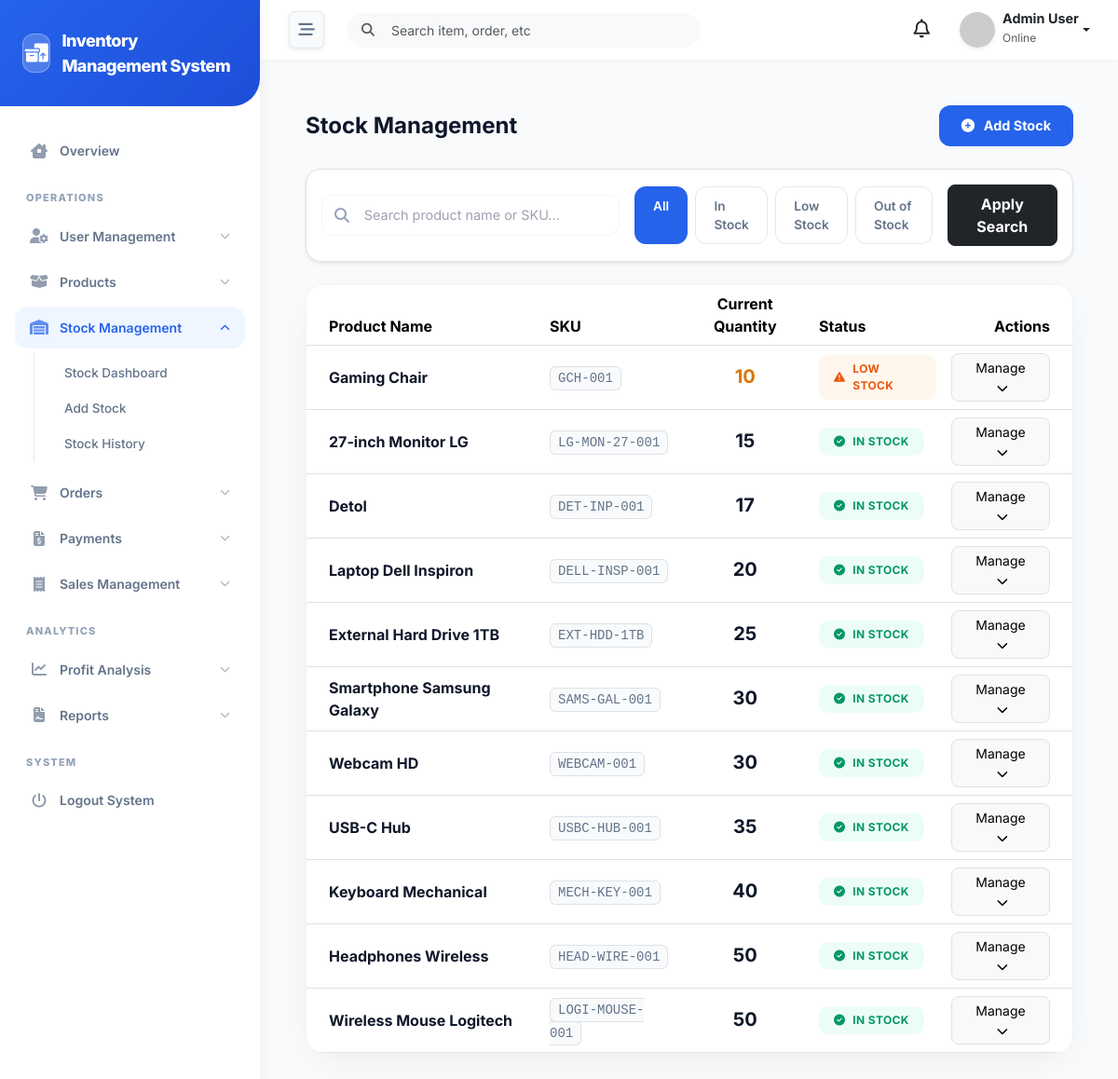
The page /admin/stock/index.php (signed in) on the database its author committed.
### tables this page shows
CREATE TABLE `products` (
  `id` int(11) NOT NULL,
  `name` varchar(150) NOT NULL,
  `sku` varchar(100) DEFAULT NULL,
  `cost_price` decimal(10,2) NOT NULL,
  `selling_price` decimal(10,2) NOT NULL,
  `status` enum('active','inactive') DEFAULT 'active',
  `created_at` timestamp NOT NULL DEFAULT current_timestamp(),
  `updated_at` timestamp NOT NULL DEFAULT current_timestamp() ON UPDATE current_timestamp()
);

### admin/stock/index.php (the view, shortened to what this page needs)
<?php
require_once __DIR__ . '/../../config/db.php';
$page_title = "Stock Management";
$search = isset($_GET['search']) ? sanitize($_GET['search']) : '';
$status_filter = isset($_GET['status']) ? sanitize($_GET['status']) : '';
$query = "SELECT p.*, COALESCE(s.quantity, 0) as stock_quantity
          FROM products p
          LEFT JOIN product_stock s ON p.id = s.product_id
          WHERE 1=1";
$params = [];
$query .= " ORDER BY COALESCE(s.quantity, 0) ASC, p.name ASC";
try {
    $stmt = $pdo->prepare($query);
    $stmt->execute($params);
    $products = $stmt->fetchAll();
} catch (PDOException $e) {
    $products = [];
}
include '../../includes/header.php';
include '../../includes/sidebar.php';
include '../../includes/navbar.php';
?>
<div class="px-4 py-4">
    <div class="d-flex align-items-center justify-content-between mb-4">
        <h1 class="h4 fw-bold text-slate-900 mb-0"><?= $page_title ?></h1>
        <a href="add_stock.php" class="btn-add px-4">
            <i class="fa-solid fa-plus-circle"></i>
            <span>Add Stock</span>
        </a>
    </div>
    <div class="bg-white p-3 rounded-4 border border-slate-100 shadow-sm mb-4">
        <form method="GET" class="row g-3 align-items-center">
            <div class="col-lg-5">
                <div class="search-wrapper">
                    <i class="fa-solid fa-magnifying-glass search-icon"></i>
                    <input type="text" name="search" class="search-input" placeholder="Search product name or SKU..." value="<?= htmlspecialchars($search) ?>">
                </div>
            </div>
            <div class="col-lg-5">
                <div class="d-flex gap-2">
                    <a href="?status=&search=<?= urlencode($search) ?>" class="filter-btn <?= $status_filter == '' ? 'active' : '' ?>">All</a>
                    <a href="?status=in_stock&search=<?= urlencode($search) ?>" class="filter-btn <?= $status_filter == 'in_stock' ? 'active' : '' ?>">In Stock</a>
                    <a href="?status=low_stock&search=<?= urlencode($search) ?>" class="filter-btn <?= $status_filter == 'low_stock' ? 'active' : '' ?>">Low Stock</a>
                    <a href="?status=out_of_stock&search=<?= urlencode($search) ?>" class="filter-btn <?= $status_filter == 'out_of_stock' ? 'active' : '' ?>">Out of Stock</a>
                </div>
            </div>
            <div class="col-lg-2">
                <button type="submit" class="btn btn-dark w-100 py-2 rounded-3 fw-bold">Apply Search</button>
            </div>
        </form>
    </div>
    <div class="table-container">
        <div class="table-responsive">
            <table class="table mb-0 align-middle">
                <thead>
                    <tr>
                        <th class="ps-4">Product Name</th>
                        <th>SKU</th>
                        <th class="text-center">Current Quantity</th>
                        <th>Status</th>
                        <th class="text-end pe-4">Actions</th>
                    </tr>
                </thead>
                <tbody>
                    <?php if (!empty($products)): ?>
                        <?php foreach ($products as $product):
                            $qty = $product['stock_quantity'];
                            $status_badge = '';
                            if ($qty == 0) {
                                $status_badge = '<span class="status-badge badge-out"><i class="fa-solid fa-circle-xmark"></i> Out of Stock</span>';
                            } elseif ($qty <= 10) {
                                $status_badge = '<span class="status-badge badge-low"><i class="fa-solid fa-triangle-exclamation"></i> Low Stock</span>';
                            } else {
                                $status_badge = '<span class="status-badge badge-in"><i class="fa-solid fa-check-circle"></i> In Stock</span>';
                            }
                        ?>
                            <tr>
                                <td class="ps-4">
                                    <div class="fw-bold text-slate-900"><?= htmlspecialchars($product['name']) ?></div>
                                </td>
                                <td><span class="font-mono text-slate-500 small px-2 py-1 bg-slate-50 border border-slate-100 rounded"><?= htmlspecialchars($product['sku']) ?></span></td>
                                <td class="text-center">
                                    <span class="h5 fw-bold mb-0 <?= $qty == 0 ? 'text-rose-600' : ($qty <= 10 ? 'text-amber-600' : 'text-slate-900') ?>"><?= number_format($qty) ?></span>
                                </td>
                                <td><?= $status_badge ?></td>
                                <td class="text-end pe-4">
                                    <div class="dropdown">
                                        <button class="btn btn-light btn-sm rounded-3 px-3 border" type="button" data-bs-toggle="dropdown">
                                            Manage <i class="fa-solid fa-chevron-down ms-1 small"></i>
                                        </button>
                                    </div>
                                </td>
                            </tr>
                        <?php endforeach; ?>
                    <?php endif; ?>
                </tbody>
            </table>
        </div>
    </div>
</div>
<?php include '../../includes/footer.php'; ?>

### includes/header.php (style rules this page uses)
:root { --primary-bg: #f8fafc; --sidebar-bg: #ffffff; --sidebar-color: #64748b; --sidebar-active-bg: #eff6ff; --sidebar-active-color: #2563eb; --primary-brand: #2563eb; --header-bg: #ffffff; --text-dark: #1e293b; --transition-speed: 0.3s; }
body { font-family: 'Inter', sans-serif; background-color: var(--primary-bg); color: var(--text-dark); overflow-x: hidden; }

### includes/sidebar.php (style rules this page uses)
:root { --primary-blue: #2563eb; --primary-green: #10b981; --sidebar-bg: #ffffff; --nav-text: #64748b; --nav-active-bg: #eff6ff; --nav-active-text: #2563eb; }

### admin/stock/index.php (style rules this page uses)
:root { --card-shadow: 0 10px 40px -15px rgba(0, 0, 0, 0.1); --border-light: 1px solid #f1f5f9; }
.table-container { background: white; border-radius: 20px; border: var(--border-light); box-shadow: var(--card-shadow); overflow: hidden; margin-top: 1.5rem; }
.status-badge { padding: 0.4rem 1rem; border-radius: 10px; font-size: 0.75rem; font-weight: 700; text-transform: uppercase; letter-spacing: 0.03em; display: inline-flex; align-items: center; gap: 0.5rem; }
.badge-in { background: #ecfdf5; color: #059669; }
.badge-low { background: #fff7ed; color: #ea580c; }
.search-wrapper { position: relative; width: 100%; }
.search-icon { position: absolute; left: 14px; top: 50%; transform: translateY(-50%); color: #94a3b8; }
.search-input { width: 100%; height: 44px; padding: 0 1rem 0 2.8rem; background: white; border: var(--border-light); border-radius: 12px; font-size: 0.9rem; transition: all 0.2s; }
.filter-btn { padding: 0.6rem 1.2rem; border-radius: 12px; font-size: 0.85rem; font-weight: 600; border: 1px solid #e2e8f0; background: white; color: #64748b; transition: all 0.2s; text-decoration: none; }
.filter-btn:hover, .filter-btn.active { background: #2563eb; color: white; border-color: #2563eb; }
.btn-add { background: #2563eb; color: white; padding: 0.7rem 1.4rem; border-radius: 12px; font-weight: 700; font-size: 0.9rem; border: none; transition: all 0.2s; display: inline-flex; align-items: center; gap: 0.6rem; text-decoration: none; }

### rows shown on the page
products: name "Gaming Chair", sku "GCH-001", qty "10", shows "LOW STOCK"
products: name "27-inch Monitor LG", sku "LG-MON-27-001", qty "15", shows "IN STOCK"
products: name "Detol", sku "DET-INP-001", qty "17", shows "IN STOCK"
products: name "Laptop Dell Inspiron", sku "DELL-INSP-001", qty "20", shows "IN STOCK"
products: name "External Hard Drive 1TB", sku "EXT-HDD-1TB", qty "25", shows "IN STOCK"
products: name "Smartphone Samsung Galaxy", sku "SAMS-GAL-001", qty "30", shows "IN STOCK"
products: name "Webcam HD", sku "WEBCAM-001", qty "30", shows "IN STOCK"
products: name "USB-C Hub", sku "USBC-HUB-001", qty "35", shows "IN STOCK"
products: name "Keyboard Mechanical", sku "MECH-KEY-001", qty "40", shows "IN STOCK"
products: name "Headphones Wireless", sku "HEAD-WIRE-001", qty "50", shows "IN STOCK"
products: name "Wireless Mouse Logitech", sku "LOGI-MOUSE-001", qty "50", shows "IN STOCK"

### other values the page prints
APP_NAME "Inventory Management System"
$user_name "Admin User"
$page_title "Stock Management"
